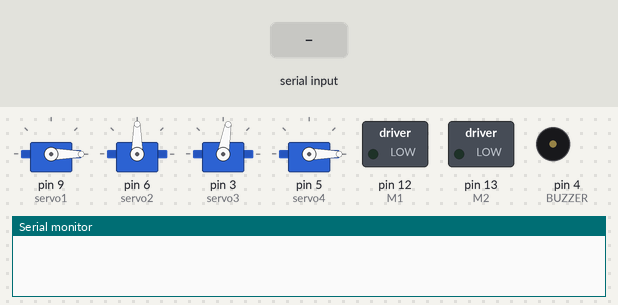
The sketch below on a simulated Arduino Uno, built with avr-gcc and run on an emulated ATmega328P. Parts: 4 × servo, switched loads named in the sketch (green lamp = pin HIGH), buzzer (waves = sounding, pin HIGH), the last lines printed to the serial monitor. Inputs (shaded band) come from the test bench.

Above: at 1.6 s.
1.7 s: "E" received over Serial
At 1.77 s:
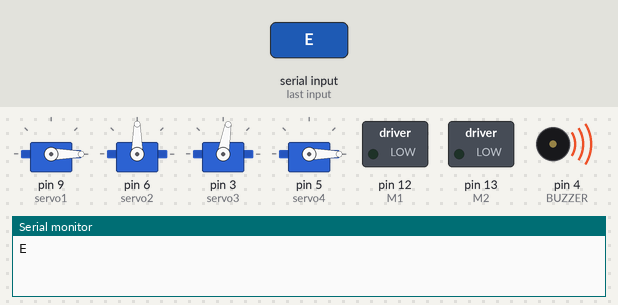
3.6 s: "o" received over Serial
At 4.2 s:
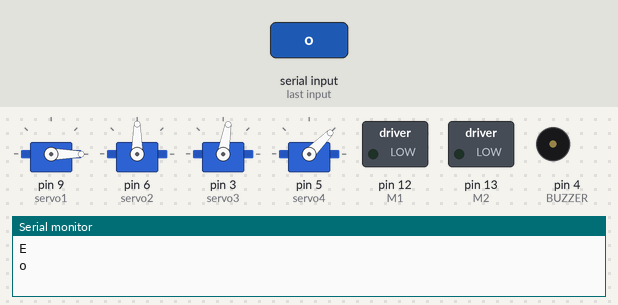
5.3 s: "H" received over Serial
At 6.6 s:
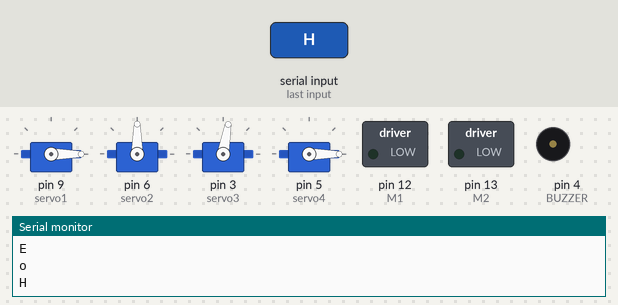
6.9 s: "F" received over Serial
At 8.0 s:
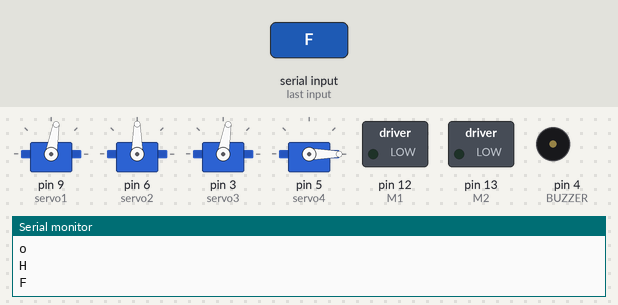
9.2 s: "I" received over Serial
At 9.35 s:
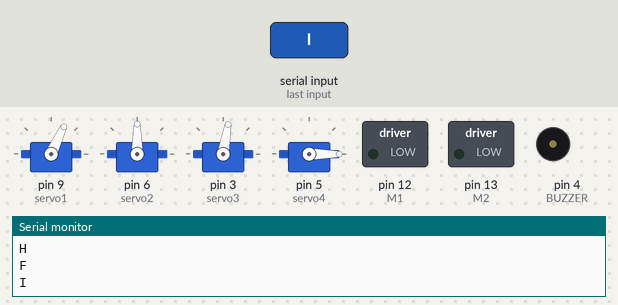
11.3 s: "C" received over Serial
At 13.5 s:
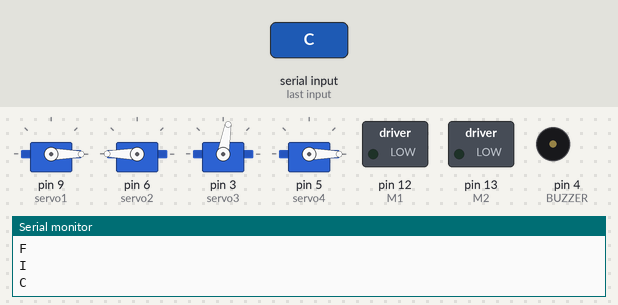
Timing chart, 0 to 14.7 s (numbered marks = the images above; inputs shaded):
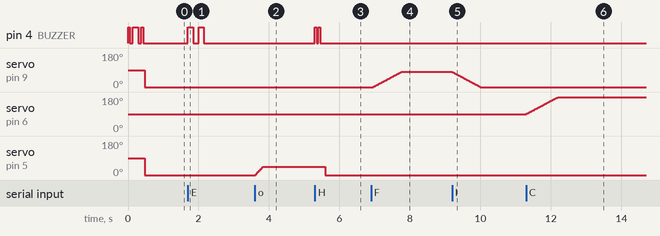

The sketch:

arduino-bot.ino
```cpp
#include <Servo.h>
#include <AFMotor.h>
#define servo1 9 //5  11
#define servo2 6 //2  6
#define servo3 3 //3   9
#define servo4 5 //4  10
/*
AF_DCMotor motor1(1, MOTOR34_1KHZ);
AF_DCMotor motor4(2, MOTOR12_1KHZ);
AF_DCMotor motor3(3, MOTOR34_1KHZ);
AF_DCMotor motor2(4, MOTOR34_1KHZ);
*/
Servo mservo1, mservo2, mservo3, mservo4;

int pos = 0;
char Incoming_value = 0;
char usechar = "0";
bool carmode = false;
int myspeed = 255;

const int E1 = 10;
const int M1 = 12;
const int E2 =11;
const int M2 = 13;
const int BUZZER = 4;

unsigned long currentMill = 0;

void setup() {
  Serial.begin(9600);
  // put your setup code here, to run once:

  pinMode(M1, OUTPUT);
  pinMode(M2, OUTPUT);
  pinMode(BUZZER, OUTPUT);

  mservo1.attach(servo1); // 150-50
  mservo2.attach(servo2); // 0-180
  mservo3.attach(servo3); // 40-120
  mservo4.attach(servo4); // 0-35
  // beep sound after boot
  digitalWrite(BUZZER, HIGH);
  delay(50);
  digitalWrite(BUZZER, LOW);
  delay(90);
  digitalWrite(BUZZER, HIGH);
  delay(150);
  digitalWrite(BUZZER, LOW);
  delay(90);
  digitalWrite(BUZZER, HIGH);
  delay(50);
  digitalWrite(BUZZER, LOW);
  delay(50);

  //default servo/arm position
  mservo1.write(0); //up-down
  mservo2.write(90); //left-right
  mservo3.write(80); //forward-back
  mservo4.write(0); //clamp
}

int srv1 = 0;
int srv2 = 90;
int srv3 = 80;
int srv4 = 0;

void loop()
{

  if(Serial.available() > 0)
  {
    Incoming_value = Serial.read();
    Serial.println(Incoming_value);
    usechar = Incoming_value;
  }

  if(usechar=='E'){
    if(!carmode){
      carmode = true;
      //Serial.println("Carmode On");
      digitalWrite(BUZZER, HIGH);
      delay(150);
      digitalWrite(BUZZER, LOW);
      delay(150);
      digitalWrite(BUZZER, HIGH);
      delay(150);
      digitalWrite(BUZZER, LOW);
      delay(150);
    }
  }
  if(usechar=='H'){
    if(carmode){
      carmode = false;
      digitalWrite(BUZZER, HIGH);
      delay(50);
      digitalWrite(BUZZER, LOW);
      delay(50);
      digitalWrite(BUZZER, HIGH);
      delay(50);
      digitalWrite(BUZZER, LOW);
      //Serial.println("Carmode Off");
    }
    else{
      srv1 = 0;
      srv2 = 90;
      srv3 = 80;
      srv4 = 0;
      mservo1.write(srv1); //up-down
      mservo2.write(srv2); //left-right
      mservo3.write(srv3); //forward-back
      mservo4.write(srv4); //clamp
    }
    delay(150);
  }

  if(usechar=='o'){
    if(srv4<45){
      for(int i=srv4; i<=45; i++){
        srv4 = i;
        mservo4.write(i);
        delay(5);
      }
    }
  }
  if(usechar=='c'){
    if(srv4>0){
      for(int i=srv4; i>0; i--){
        srv4 = i;
        mservo4.write(i);
        delay(5);
      }
    }
  }

  if(usechar=='0')
  {
    Stop();
  }

  if(usechar=='F')
  {
    if(srv1<80)
    {
      srv1++;
      mservo1.write(srv1);
      //Serial.println("F: " + String(srv1));
      delay(10);
     }
  }

  if(usechar=='I')
  {
    if(srv1>0)
    {
      srv1--;
      mservo1.write(srv1);

      delay(10);
     }
  }

  if(usechar=='C')
  {
    if(carmode){
      left();
    }
    else{
      if(srv2<=180)
      {
        srv2++;
        mservo2.write(srv2);

        delay(10);
       }
    }
  }

  if(usechar=='D')
  {
    if(carmode){
      right();
    }
    else{
      if(srv2>0)
      {
        srv2--;
        mservo2.write(srv2);

        delay(10);
       }
    }
  }

  if(usechar=='G')
  {
    if(carmode){
      forward();
    }
    else{
      if(srv3<140)
      {
        srv3++;
        mservo3.write(srv3);
        //Serial.println("position: " + String(srv3));
        delay(10);
       }
    }
   }

   if(usechar=='J')
   {
    if(carmode){
      backward();
    }
    else{
      if(srv3>50)
      {
        srv3--;
        mservo3.write(srv3);
        //Serial.println("position: " + String(srv3));
        delay(10);
       }
    }
   }

   //-----

   if(usechar=='A')
  {
    if(srv4<45)
    {
      srv4++;
      mservo4.write(srv4);

      delay(5);
     }
   }

   if(usechar=='B')
   {
    if(srv4>0)
    {
      srv4--;
      mservo4.write(srv4);

      delay(5);
     }
   }


}
void forward(){
  digitalWrite(M1, HIGH);
  analogWrite(E1, 255);
  digitalWrite(M2, HIGH);
  analogWrite(E2, 255);
}

void left(){
  digitalWrite(M1, HIGH);
  analogWrite(E1, 255);
  digitalWrite(M2, LOW);
  analogWrite(E2, 255);
}

void right(){
  digitalWrite(M1, LOW);
  analogWrite(E1, 255);
  digitalWrite(M2, HIGH);
  analogWrite(E2, 255);
}

void backward(){
  if(millis() > (currentMill+500)){
    currentMill = millis();
    digitalWrite(BUZZER, !digitalRead(BUZZER));
  }
  analogWrite(E1, 255);
  digitalWrite(M1, LOW);
  analogWrite(E2, 255);
  digitalWrite(M2, LOW);

}

void Stop(){
  analogWrite(E1, 0);
  digitalWrite(M1, 0);
  analogWrite(E2, 0);
  digitalWrite(M2, 0);
  digitalWrite(BUZZER, LOW);
}
/*
void forward()
{
  motor1.setSpeed(myspeed); //Define maximum velocity
  motor1.run(FORWARD); //rotate the motor clockwise
  motor2.setSpeed(myspeed); //Define maximum velocity
  motor2.run(FORWARD); //rotate the motor clockwise
  motor3.setSpeed(myspeed);//Define maximum velocity
  motor3.run(FORWARD); //rotate the motor clockwise
  motor4.setSpeed(myspeed);//Define maximum velocity
  motor4.run(FORWARD); //rotate the motor clockwise
}

void back()
{
  motor1.setSpeed(myspeed); //Define maximum velocity
  motor1.run(BACKWARD); //rotate the motor anti-clockwise
  motor2.setSpeed(myspeed); //Define maximum velocity
  motor2.run(BACKWARD); //rotate the motor anti-clockwise
  motor3.setSpeed(myspeed); //Define maximum velocity
  motor3.run(BACKWARD); //rotate the motor anti-clockwise
  motor4.setSpeed(myspeed); //Define maximum velocity
  motor4.run(BACKWARD); //rotate the motor anti-clockwise
}

void left()
{
  motor1.setSpeed(255); //Define maximum velocity
  motor1.run(BACKWARD); //rotate the motor anti-clockwise
  motor2.setSpeed(255); //Define maximum velocity
  motor2.run(FORWARD); //rotate the motor anti-clockwise
  motor3.setSpeed(255); //Define maximum velocity
  motor3.run(FORWARD);  //rotate the motor clockwise
  motor4.setSpeed(255); //Define maximum velocity
  motor4.run(BACKWARD);  //rotate the motor clockwise
}

void right()
{
  motor1.setSpeed(255); //Define maximum velocity
  motor1.run(FORWARD); //rotate the motor clockwise
  motor2.setSpeed(255); //Define maximum velocity
  motor2.run(BACKWARD); //rotate the motor clockwise
  motor3.setSpeed(255); //Define maximum velocity
  motor3.run(BACKWARD); //rotate the motor anti-clockwise
  motor4.setSpeed(255); //Define maximum velocity
  motor4.run(FORWARD); //rotate the motor anti-clockwise
}

void Stop()
{
  motor1.setSpeed(0); //Define minimum velocity
  motor1.run(RELEASE); //stop the motor when release the button
  motor2.setSpeed(0); //Define minimum velocity
  motor2.run(RELEASE); //rotate the motor clockwise
  motor3.setSpeed(0); //Define minimum velocity
  motor3.run(RELEASE); //stop the motor when release the button
  motor4.setSpeed(0); //Define minimum velocity
  motor4.run(RELEASE); //stop the motor when release the button
}
*/
```

Measured:
- after the input at 1.7 s, pin 4 (BUZZER): alternates HIGH for 0.15 s and LOW for 0.15 s, 4 changes in all, then stays LOW, starting at once
- after the input at 3.6 s, servo on pin 5 (servo4): moves from 0° to 45° over 0.22 s, starting at once
- after the input at 5.3 s, pin 4 (BUZZER): alternates HIGH for 0.05 s and LOW for 0.05 s, 4 changes in all, then stays LOW, starting at once; servo on pin 5 (servo4): 45° → 0° after 0.30 s
- after the input at 6.9 s, servo on pin 9 (servo1): moves from 0° to 80° over 0.80 s, starting after 0.05 s
- after the input at 9.2 s, servo on pin 9 (servo1): moves from 80° to 0° over 0.80 s, starting at once
- after the input at 11.3 s, servo on pin 6 (servo2): moves from 90° to 180° over 0.91 s, starting at once
